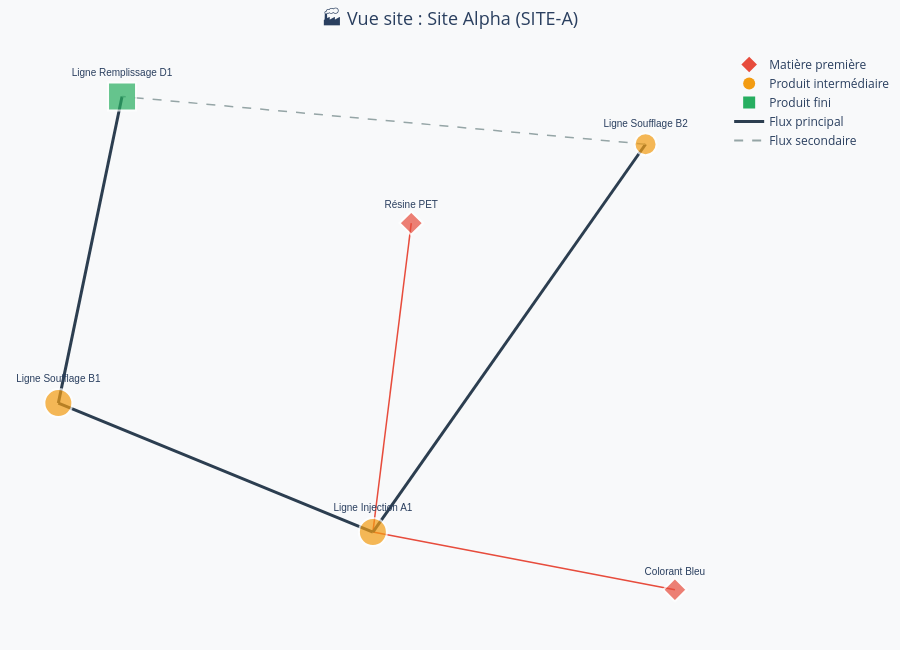

Write notebook code for a chart like this one.
### Markdown cell above
## 8. 🗂️ Vue par site — Graphe filtré

### Code cell
def view_by_site(site_code):
    """Affiche uniquement les nœuds appartenant à un site donné."""
    nodes = [
        n for n in G.nodes
        if G.nodes[n].get('site') == site_code
    ]
    # Inclure aussi les voisins directs (flux entrants/sortants)
    neighbors = set()
    for n in nodes:
        neighbors |= set(G.predecessors(n)) | set(G.successors(n))
    all_nodes = list(set(nodes) | neighbors)

    subG = G.subgraph(all_nodes)
    site_label = site_name.get(site_code, site_code)
    fig = build_plotly_graph(subG, title=f'🏭 Vue site : {site_label} ({site_code})')
    fig.show()

# ── Choisissez le site à visualiser ──────────────────────────────────────────
# Codes disponibles :
print('Sites disponibles :')
for s in data_sites:
    print(f"  {s['code']}  →  {s['nom']} ({s['localisation']})")

view_by_site('SITE-A')   # ← modifier ici

### Figure 1 — Plotly figure (JSON) as saved in the notebook; plotly's stock layout.template omitted (floating-point values rounded to 4 significant figures)
{"data": [{"hoverinfo": "none", "line": {"color": "#E74C3C", "dash": "solid", "width": 1.5}, "mode": "lines", "showlegend": false, "type": "scatter", "x": [0.09435, -0.02464, null], "y": [0.3585, -0.6636, null]}, {"hoverinfo": "none", "line": {"color": "#E74C3C", "dash": "solid", "width": 1.5}, "mode": "lines", "showlegend": false, "type": "scatter", "x": [0.9119, -0.02464, null], "y": [-0.8545, -0.6636, null]}, {"hoverinfo": "none", "line": {"color": "#2C3E50", "dash": "solid", "width": 3}, "mode": "lines", "showlegend": false, "type": "scatter", "x": [-0.02464, -1, null], "y": [-0.6636, -0.2371, null]}, {"hoverinfo": "none", "line": {"color": "#2C3E50", "dash": "solid", "width": 3}, "mode": "lines", "showlegend": false, "type": "scatter", "x": [-0.02464, 0.8209, null], "y": [-0.6636, 0.6194, null]}, {"hoverinfo": "none", "line": {"color": "#2C3E50", "dash": "solid", "width": 3}, "mode": "lines", "showlegend": false, "type": "scatter", "x": [-1, -0.8025, null], "y": [-0.2371, 0.7774, null]}, {"hoverinfo": "none", "line": {"color": "#95A5A6", "dash": "dash", "width": 1.5}, "mode": "lines", "showlegend": false, "type": "scatter", "x": [0.8209, -0.8025, null], "y": [0.6194, 0.7774, null]}, {"hoverinfo": "text", "hovertext": ["<b>Résine PET</b><br>Code : MP-001<br>Site : Site Alpha<br>Stock : 50000 kg", "<b>Colorant Bleu</b><br>Code : MP-002<br>Site : Site Alpha<br>Stock : 2000 kg", "<b>Ligne Injection A1</b><br>Code : UP-001<br>Site : Site Alpha<br>Produit : Préforme PET<br>OEE : 🟡 82.5%<br>CMJ : 8000 kg/j", "<b>Ligne Soufflage B1</b><br>Code : UP-002<br>Site : Site Alpha<br>Produit : Flacon PET 500mL<br>OEE : 🟡 78.0%<br>CMJ : 45000 unités/j", "<b>Ligne Soufflage B2</b><br>Code : UP-003<br>Site : Site Alpha<br>Produit : Flacon PET 1L<br>OEE : 🟡 75.0%<br>CMJ : 28000 unités/j", "<b>Ligne Remplissage D1</b><br>Code : UP-005<br>Site : Site Beta<br>Produit : Produit conditionné<br>OEE : 🟡 80.0%<br>CMJ : 35000 unités/j"], "marker": {"color": ["#E74C3C", "#E74C3C", "#F39C12", "#F39C12", "#F39C12", "#27AE60"], "line": {"color": "white", "width": 2}, "size": [18, 18, 28, 28, 22, 28], "symbol": ["diamond", "diamond", "circle", "circle", "circle", "square"]}, "mode": "markers+text", "showlegend": false, "text": ["Résine PET", "Colorant Bleu", "Ligne Injection A1", "Ligne Soufflage B1", "Ligne Soufflage B2", "Ligne Remplissage D1"], "textfont": {"family": "Arial", "size": 10}, "textposition": "top center", "type": "scatter", "x": [0.09435, 0.9119, -0.02464, -1, 0.8209, -0.8025], "y": [0.3585, -0.8545, -0.6636, -0.2371, 0.6194, 0.7774]}, {"marker": {"color": "#E74C3C", "size": 12, "symbol": "diamond"}, "mode": "markers", "name": "Matière première", "type": "scatter", "x": [null], "y": [null]}, {"marker": {"color": "#F39C12", "size": 12, "symbol": "circle"}, "mode": "markers", "name": "Produit intermédiaire", "type": "scatter", "x": [null], "y": [null]}, {"marker": {"color": "#27AE60", "size": 12, "symbol": "square"}, "mode": "markers", "name": "Produit fini", "type": "scatter", "x": [null], "y": [null]}, {"line": {"color": "#2C3E50", "width": 3}, "mode": "lines", "name": "Flux principal", "type": "scatter", "x": [null], "y": [null]}, {"line": {"color": "#95A5A6", "dash": "dash", "width": 2}, "mode": "lines", "name": "Flux secondaire", "type": "scatter", "x": [null], "y": [null]}], "layout": {"height": 650, "hovermode": "closest", "legend": {"orientation": "v", "x": 1.01, "y": 1}, "margin": {"b": 20, "l": 5, "r": 150, "t": 50}, "paper_bgcolor": "#F8F9FA", "plot_bgcolor": "#F8F9FA", "showlegend": true, "title": {"font": {"size": 18}, "text": "🏭 Vue site : Site Alpha (SITE-A)", "x": 0.5}, "xaxis": {"showgrid": false, "showticklabels": false, "zeroline": false}, "yaxis": {"showgrid": false, "showticklabels": false, "zeroline": false}}}
